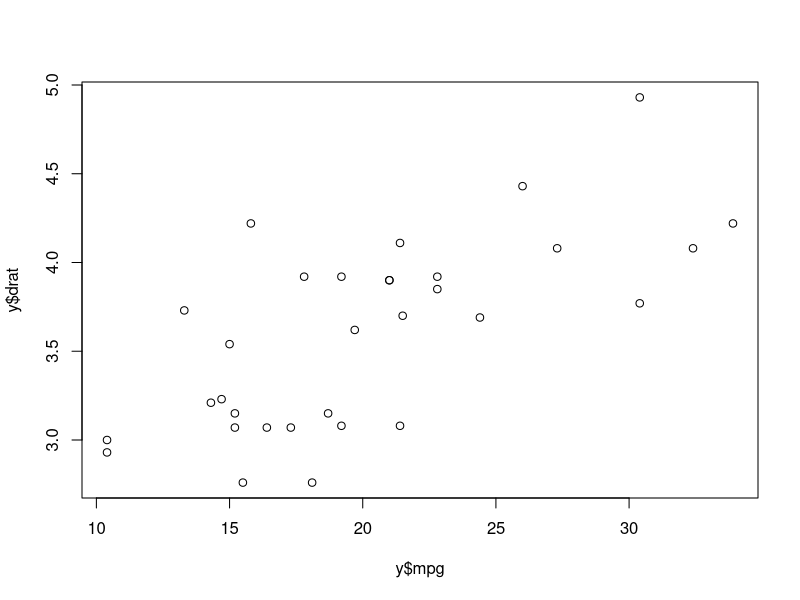
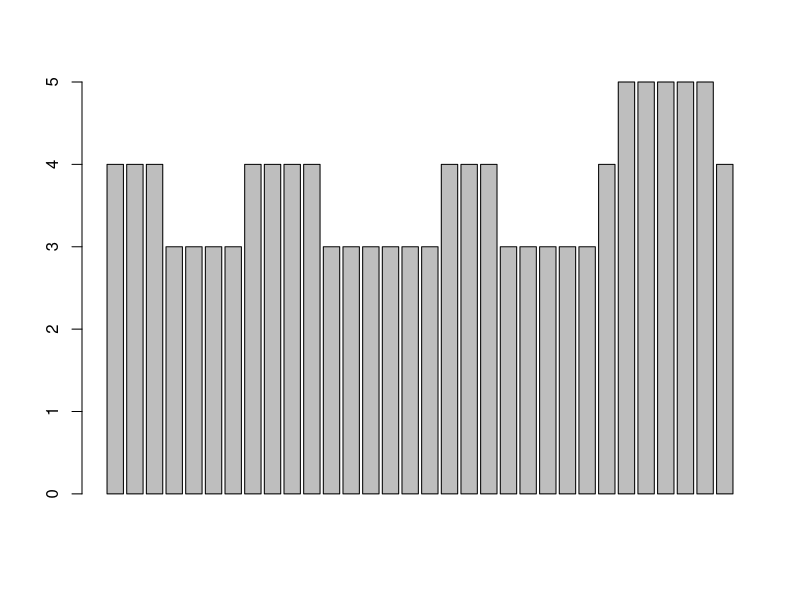
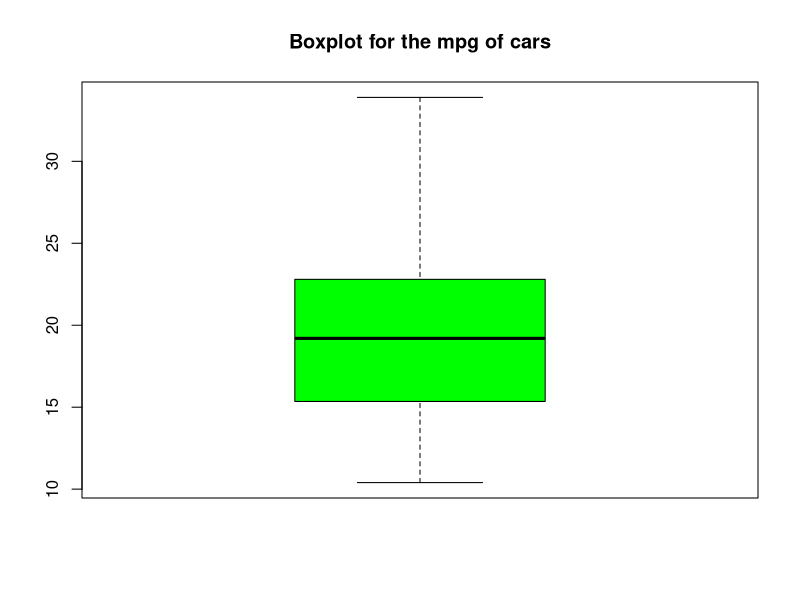
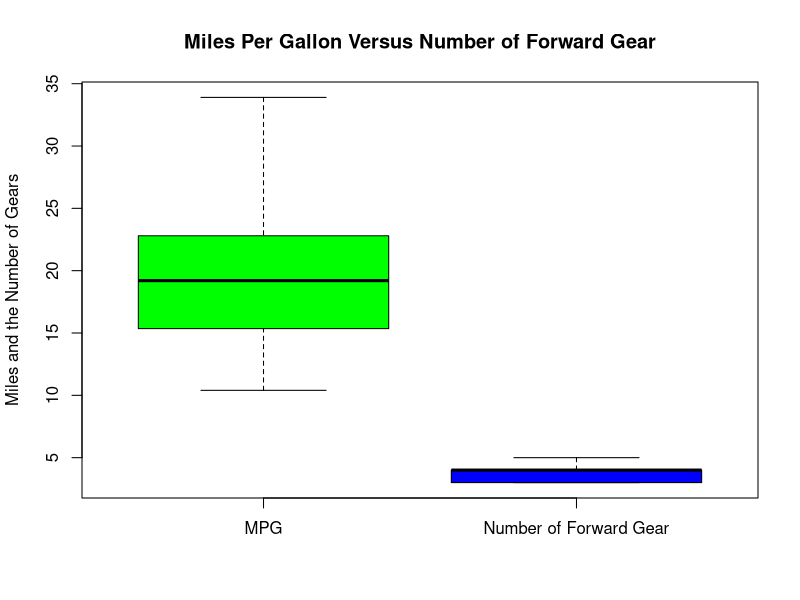

These charts were generated, in order, by the following R code:
# 1
x <- HairEyeColor

# a
View(x) # Shows the dataframe on a different window

# b
is.array(x) # Checks if HairEyeColor is an array
# Returns True

# ci
sum(x) # Adds all the frequency values together
# Returns 592

# cii
sum(x[1:17]) # Adds all the frequency values of male sex together
# Returns 315

# ciii
sum(x[c(5:8,21:24)]) # Adds all the frequency values of blue eyes together
# Returns 215

# civ
sum(x[c(19,23,27,31)]) 
# Adds all the frequency values of red haired females together
# Returns 37

# 2
y <- mtcars

# a
plot(y$mpg, y$drat)
# Plots mpg vs rear axle ratio
# Mpg is plotted on the x axis

# b
barplot(y$gear)
# Plots a barplot for the number of forward gears for each car

# c
summary(y) # Returns a summary of mtcars for all variables

# d
options(scipen = 999) # Turning off scientific notation
boxplot(y$mpg, main = "Boxplot for the mpg of cars", 
        col = "Green")
# Creates a boxplot using the information from the summary of mpg

# e
boxplot(y$mpg,y$gear, main = "Miles Per Gallon Versus Number of Forward Gear",
        names = c('MPG', 'Number of Forward Gear'), 
        ylab = "Miles and the Number of Gears",
        col = c('Green', 'Blue'))
# Creates a side by side boxplot comparing mpg to number of forward gear

# 3
?list

# a
y <- c(77, 44, 33, 'Hamilton', 'Bottas', 'Verstappen')
# Creating a vector y with the given objects

# b
z <- list(77, 44, 33, 'Hamilton', 'Bottas', 'Verstappen')
# Creating a list z with the given objects

typeof(y) # Finding the type of y which is character
typeof(z) # Finding the type of z which is list
# The types of the two objects are different even though 
# they have the same objects inside

# c
typeof(z[4]) # Checks the type for the fourth index of list z which is list
typeof(z[[4]]) 
# Checks the type for the fourth index of list z but with double brackets
# which is character

# d
a <- c(1,2,3) # Creating vector a
b <- c(4,5,6) # Creating vector b

c <- list(a, b) # Creating a list with vectors a and b
typeof(c) # Checking if c is a list which it is
# Creating a list with vectors is possible

d <- c(a,b) # Creating a vector with vectorss a and b
typeof(d) # Checking if d is a vector which it is not
# Creating a vector with vectors is not possible

a <- list(1,2,3) # Creating list a
b <- list(4,5,6) # Creating list b

c <- c(a,b) # Creating a vector with lists a and b
typeof(c) # Checking if c is a vector which it is not
# Creating a vector with lists is not possible

d <- list(a,b) # Creating a list with lists a and b
typeof(d) # Checking if d is a list which it is not
# Creating a list with lists is not possible

# 4
# a
a <- matrix(16:31, nrow = 4, ncol = 4, byrow = TRUE)
# Creating a 4x4 matrix with elements 16-31 arranged by rows

# b and c
column_names = c('C1', 'C2', 'C3', 'C4') # Creating a vector for column names
row_names = c('R1', 'R2', 'R3', 'R4') # Creating a vector for row names
a <- matrix(16:31, nrow = 4, ncol = 4, byrow = TRUE, 
       dimnames = list(row_names, column_names))
# Creating a labeled 4x4 matrix with elements 16-31 arranged by rows 

# d
a[2, 3] # Indexing to find the element of row 2, column 3 which is 22

# 5
a <- c(1:20) # Creating a vector containing elements from 1-20
b <- array(a, dim = c(3, 4, 2)) 
# Creating an array using a with two 3x4 matrix filled by columns

# a
row_names = c('R1','R2','R3') # Creating a vector of row names
column_names = c('C1', 'C2', 'C3', 'C4') # Creating a vector of column names
matrix_names = c('M1', 'M2') # Creating a vector of matrix names
dimnames(b) <- list(row_names, column_names, matrix_names)

# b
result <- apply(b, 2, sum) # Finding the sum of each column
# Returns 48, 66, 64, 42

#c
result <- apply(b, 3, mean) # Finding the mean of each matrix
# Returns 6.50 and 11.833
